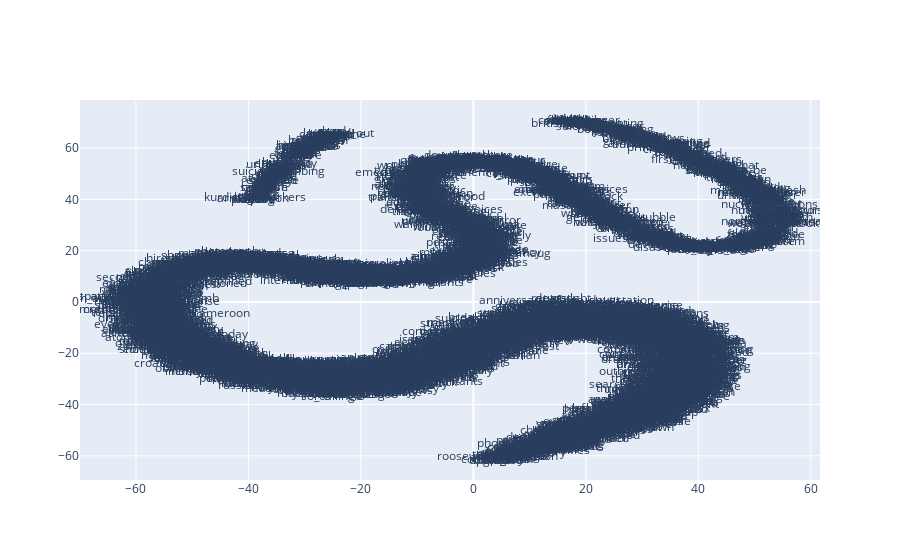

Notebook cell for this chart:
### Code cell
x_vals, y_vals, labels = reduce_dimensions(model_si_sg)
plot_function(x_vals, y_vals, labels)

### Figure 1 — Plotly figure (JSON) as saved in the notebook; plotly's stock layout.template omitted (floating-point values rounded to 4 significant figures; data arrays with more than 128 entries replaced by an {"elided": "..."} marker saying what was removed)
{"data": [{"mode": "text", "text": {"elided": "5835 str values"}, "type": "scatter", "x": {"elided": "5835 float values"}, "y": {"elided": "5835 float values"}}], "layout": {}}
